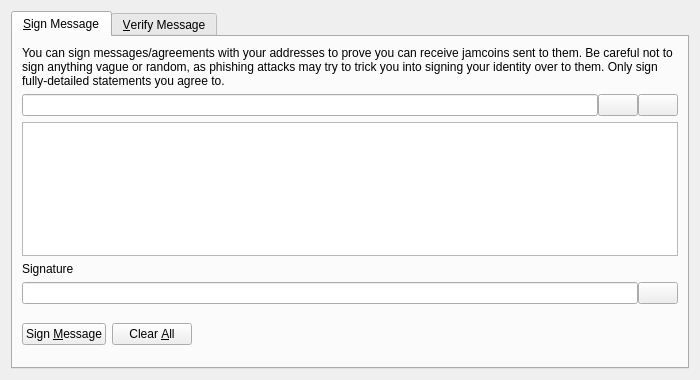
<?xml version="1.0" encoding="UTF-8"?>
<ui version="4.0">
 <class>SignVerifyMessageDialog</class>
 <widget class="QDialog" name="SignVerifyMessageDialog">
  <property name="geometry">
   <rect>
    <x>0</x>
    <y>0</y>
    <width>700</width>
    <height>380</height>
   </rect>
  </property>
  <property name="windowTitle">
   <string>Signatures - Sign / Verify a Message</string>
  </property>
  <property name="modal">
   <bool>true</bool>
  </property>
  <layout class="QVBoxLayout" name="verticalLayout">
   <item>
    <widget class="QTabWidget" name="tabWidget">
     <property name="currentIndex">
      <number>0</number>
     </property>
     <widget class="QWidget" name="tabSignMessage">
      <attribute name="title">
       <string>&amp;Sign Message</string>
      </attribute>
      <layout class="QVBoxLayout" name="verticalLayout_SM">
       <item>
        <widget class="QLabel" name="infoLabel_SM">
         <property name="text">
          <string>You can sign messages/agreements with your addresses to prove you can receive jamcoins sent to them. Be careful not to sign anything vague or random, as phishing attacks may try to trick you into signing your identity over to them. Only sign fully-detailed statements you agree to.</string>
         </property>
         <property name="textFormat">
          <enum>Qt::PlainText</enum>
         </property>
         <property name="wordWrap">
          <bool>true</bool>
         </property>
        </widget>
       </item>
       <item>
        <layout class="QHBoxLayout" name="horizontalLayout_1_SM">
         <property name="spacing">
          <number>0</number>
         </property>
         <item>
          <widget class="QValidatedLineEdit" name="addressIn_SM">
           <property name="toolTip">
            <string>The Jamcoin address to sign the message with</string>
           </property>
          </widget>
         </item>
         <item>
          <widget class="QPushButton" name="addressBookButton_SM">
           <property name="toolTip">
            <string>Choose previously used address</string>
           </property>
           <property name="text">
            <string/>
           </property>
           <property name="icon">
            <iconset resource="../bitcoin.qrc">
             <normaloff>:/icons/address-book</normaloff>:/icons/address-book</iconset>
           </property>
           <property name="shortcut">
            <string>Alt+A</string>
           </property>
           <property name="autoDefault">
            <bool>false</bool>
           </property>
          </widget>
         </item>
         <item>
          <widget class="QPushButton" name="pasteButton_SM">
           <property name="toolTip">
            <string>Paste address from clipboard</string>
           </property>
           <property name="text">
            <string/>
           </property>
           <property name="icon">
            <iconset resource="../bitcoin.qrc">
             <normaloff>:/icons/editpaste</normaloff>:/icons/editpaste</iconset>
           </property>
           <property name="shortcut">
            <string>Alt+P</string>
           </property>
           <property name="autoDefault">
            <bool>false</bool>
           </property>
          </widget>
         </item>
        </layout>
       </item>
       <item>
        <widget class="QPlainTextEdit" name="messageIn_SM">
         <property name="toolTip">
          <string>Enter the message you want to sign here</string>
         </property>
        </widget>
       </item>
       <item>
        <widget class="QLabel" name="signatureLabel_SM">
         <property name="text">
          <string>Signature</string>
         </property>
         <property name="textFormat">
          <enum>Qt::PlainText</enum>
         </property>
        </widget>
       </item>
       <item>
        <layout class="QHBoxLayout" name="horizontalLayout_2_SM">
         <property name="spacing">
          <number>0</number>
         </property>
         <item>
          <widget class="QLineEdit" name="signatureOut_SM">
           <property name="font">
            <font>
             <italic>true</italic>
            </font>
           </property>
           <property name="readOnly">
            <bool>true</bool>
           </property>
          </widget>
         </item>
         <item>
          <widget class="QPushButton" name="copySignatureButton_SM">
           <property name="toolTip">
            <string>Copy the current signature to the system clipboard</string>
           </property>
           <property name="text">
            <string/>
           </property>
           <property name="icon">
            <iconset resource="../bitcoin.qrc">
             <normaloff>:/icons/editcopy</normaloff>:/icons/editcopy</iconset>
           </property>
           <property name="autoDefault">
            <bool>false</bool>
           </property>
          </widget>
         </item>
        </layout>
       </item>
       <item>
        <layout class="QHBoxLayout" name="horizontalLayout_3_SM">
         <item>
          <widget class="QPushButton" name="signMessageButton_SM">
           <property name="toolTip">
            <string>Sign the message to prove you own this Jamcoin address</string>
           </property>
           <property name="text">
            <string>Sign &amp;Message</string>
           </property>
           <property name="icon">
            <iconset resource="../bitcoin.qrc">
             <normaloff>:/icons/edit</normaloff>:/icons/edit</iconset>
           </property>
           <property name="autoDefault">
            <bool>false</bool>
           </property>
          </widget>
         </item>
         <item>
          <widget class="QPushButton" name="clearButton_SM">
           <property name="toolTip">
            <string>Reset all sign message fields</string>
           </property>
           <property name="text">
            <string>Clear &amp;All</string>
           </property>
           <property name="icon">
            <iconset resource="../bitcoin.qrc">
             <normaloff>:/icons/remove</normaloff>:/icons/remove</iconset>
           </property>
           <property name="autoDefault">
            <bool>false</bool>
           </property>
          </widget>
         </item>
         <item>
          <spacer name="horizontalSpacer_1_SM">
           <property name="orientation">
            <enum>Qt::Horizontal</enum>
           </property>
           <property name="sizeHint" stdset="0">
            <size>
             <width>40</width>
             <height>48</height>
            </size>
           </property>
          </spacer>
         </item>
         <item>
          <widget class="QLabel" name="statusLabel_SM">
           <property name="font">
            <font>
             <weight>75</weight>
             <bold>true</bold>
            </font>
           </property>
           <property name="text">
            <string/>
           </property>
           <property name="wordWrap">
            <bool>true</bool>
           </property>
          </widget>
         </item>
         <item>
          <spacer name="horizontalSpacer_2_SM">
           <property name="orientation">
            <enum>Qt::Horizontal</enum>
           </property>
           <property name="sizeHint" stdset="0">
            <size>
             <width>40</width>
             <height>48</height>
            </size>
           </property>
          </spacer>
         </item>
        </layout>
       </item>
      </layout>
     </widget>
     <widget class="QWidget" name="tabVerifyMessage">
      <attribute name="title">
       <string>&amp;Verify Message</string>
      </attribute>
      <layout class="QVBoxLayout" name="verticalLayout_VM">
       <item>
        <widget class="QLabel" name="infoLabel_VM">
         <property name="text">
          <string>Enter the receiver's address, message (ensure you copy line breaks, spaces, tabs, etc. exactly) and signature below to verify the message. Be careful not to read more into the signature than what is in the signed message itself, to avoid being tricked by a man-in-the-middle attack. Note that this only proves the signing party receives with the address, it cannot prove sendership of any transaction!</string>
         </property>
         <property name="textFormat">
          <enum>Qt::PlainText</enum>
         </property>
         <property name="alignment">
          <set>Qt::AlignLeading|Qt::AlignLeft|Qt::AlignTop</set>
         </property>
         <property name="wordWrap">
          <bool>true</bool>
         </property>
        </widget>
       </item>
       <item>
        <layout class="QHBoxLayout" name="horizontalLayout_1_VM">
         <property name="spacing">
          <number>0</number>
         </property>
         <item>
          <widget class="QValidatedLineEdit" name="addressIn_VM">
           <property name="toolTip">
            <string>The Jamcoin address the message was signed with</string>
           </property>
          </widget>
         </item>
         <item>
          <widget class="QPushButton" name="addressBookButton_VM">
           <property name="toolTip">
            <string>Choose previously used address</string>
           </property>
           <property name="text">
            <string/>
           </property>
           <property name="icon">
            <iconset resource="../bitcoin.qrc">
             <normaloff>:/icons/address-book</normaloff>:/icons/address-book</iconset>
           </property>
           <property name="shortcut">
            <string>Alt+A</string>
           </property>
           <property name="autoDefault">
            <bool>false</bool>
           </property>
          </widget>
         </item>
        </layout>
       </item>
       <item>
        <widget class="QPlainTextEdit" name="messageIn_VM"/>
       </item>
       <item>
        <widget class="QValidatedLineEdit" name="signatureIn_VM"/>
       </item>
       <item>
        <layout class="QHBoxLayout" name="horizontalLayout_2_VM">
         <item>
          <widget class="QPushButton" name="verifyMessageButton_VM">
           <property name="toolTip">
            <string>Verify the message to ensure it was signed with the specified Jamcoin address</string>
           </property>
           <property name="text">
            <string>Verify &amp;Message</string>
           </property>
           <property name="icon">
            <iconset resource="../bitcoin.qrc">
             <normaloff>:/icons/transaction_0</normaloff>:/icons/transaction_0</iconset>
           </property>
           <property name="autoDefault">
            <bool>false</bool>
           </property>
          </widget>
         </item>
         <item>
          <widget class="QPushButton" name="clearButton_VM">
           <property name="toolTip">
            <string>Reset all verify message fields</string>
           </property>
           <property name="text">
            <string>Clear &amp;All</string>
           </property>
           <property name="icon">
            <iconset resource="../bitcoin.qrc">
             <normaloff>:/icons/remove</normaloff>:/icons/remove</iconset>
           </property>
           <property name="autoDefault">
            <bool>false</bool>
           </property>
          </widget>
         </item>
         <item>
          <spacer name="horizontalSpacer_1_VM">
           <property name="orientation">
            <enum>Qt::Horizontal</enum>
           </property>
           <property name="sizeHint" stdset="0">
            <size>
             <width>40</width>
             <height>48</height>
            </size>
           </property>
          </spacer>
         </item>
         <item>
          <widget class="QLabel" name="statusLabel_VM">
           <property name="font">
            <font>
             <weight>75</weight>
             <bold>true</bold>
            </font>
           </property>
           <property name="text">
            <string/>
           </property>
           <property name="wordWrap">
            <bool>true</bool>
           </property>
          </widget>
         </item>
         <item>
          <spacer name="horizontalSpacer_2_VM">
           <property name="orientation">
            <enum>Qt::Horizontal</enum>
           </property>
           <property name="sizeHint" stdset="0">
            <size>
             <width>40</width>
             <height>48</height>
            </size>
           </property>
          </spacer>
         </item>
        </layout>
       </item>
      </layout>
     </widget>
    </widget>
   </item>
  </layout>
 </widget>
 <customwidgets>
  <customwidget>
   <class>QValidatedLineEdit</class>
   <extends>QLineEdit</extends>
   <header>qt/qvalidatedlineedit.h</header>
  </customwidget>
 </customwidgets>
 <resources>
  <include location="../bitcoin.qrc"/>
 </resources>
 <connections/>
</ui>
